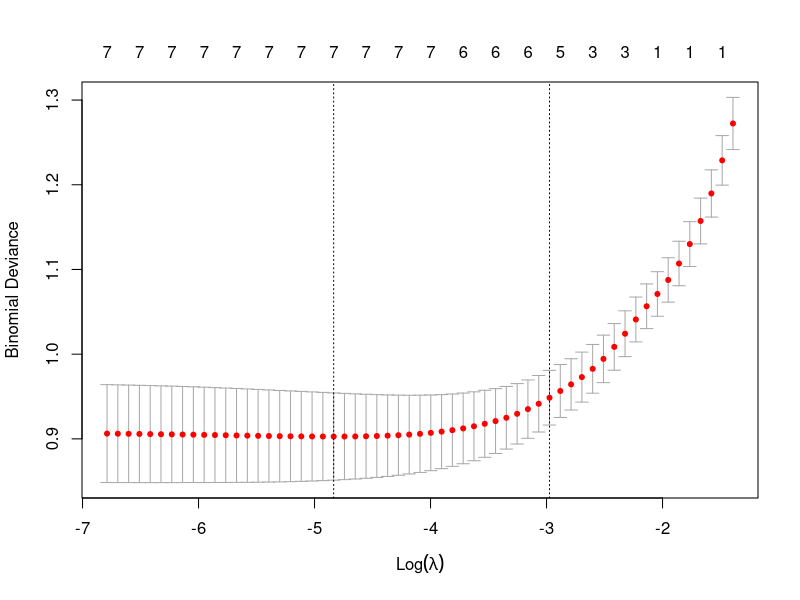

The R source for this figure:
# 这是一个详细的案例，采用稀疏逻辑回归做分类问题
# http://www.sthda.com/english/articles/36-classification-methods-essentials/149-penalized-logistic-regression-essentials-in-r-ridge-lasso-and-elastic-net/

library(tidyverse)
library(caret)
library(glmnet)
library(mlbench)

# ------------------------------------------------------------------------------
# Load the data and remove NAs
data("PimaIndiansDiabetes2", package = "mlbench")
PimaIndiansDiabetes2 <- na.omit(PimaIndiansDiabetes2)
# Inspect the data
sample_n(PimaIndiansDiabetes2, 3)

# Split the data into training and test set
set.seed(123)
training.samples <- PimaIndiansDiabetes2$diabetes %>% 
  createDataPartition(p = 0.8, list = FALSE)
train.data  <- PimaIndiansDiabetes2[training.samples, ]
test.data <- PimaIndiansDiabetes2[-training.samples, ]


# Dumy code categorical predictor variables
x <- model.matrix(diabetes~., train.data)[,-1]
# Convert the outcome (class) to a numerical variable
y <- ifelse(train.data$diabetes == "pos", 1, 0)
# ------------------------------------------------------------------------------

# ------------------------------------------------------------------------------
# Find the best lambda using cross-validation
set.seed(123) 
cv.lasso <- cv.glmnet(x, y, alpha = 1, family = "binomial")

# Fit the final model on the training data
model <- glmnet(x, y, alpha = 1, family = "binomial", lambda = cv.lasso$lambda.min)
# Display regression coefficients
coef(model)
# Make predictions on the test data
x.test <- model.matrix(diabetes ~., test.data)[,-1]
probabilities <- model %>% predict(newx = x.test)
predicted.classes <- ifelse(probabilities > 0.5, "pos", "neg")
# Model accuracy
observed.classes <- test.data$diabetes
mean(predicted.classes == observed.classes)
# ------------------------------------------------------------------------------

# ------------------------------------------------------------------------------
# 参数选择的可视化
# Find the optimal value of lambda that minimizes the cross-validation error
# library(glmnet)
# set.seed(123)
# cv.lasso <- cv.glmnet(x, y, alpha = 1, family = "binomial")
plot(cv.lasso)
cv.lasso$lambda.min

# 该参数一般会比cv.lasso$lambda.min大一些，得到模型更加简洁一些
cv.lasso$lambda.1se
coef(cv.lasso, cv.lasso$lambda.1se)
# ------------------------------------------------------------------------------

# ------------------------------------------------------------------------------
## Compute the final model using lambda.min:
# Final model with lambda.min
lasso.model <- glmnet(x, y, alpha = 1, family = "binomial", lambda = cv.lasso$lambda.min)

# Make prediction on test data
x.test <- model.matrix(diabetes ~., test.data)[,-1]
probabilities <- lasso.model %>% predict(newx = x.test)
predicted.classes <- ifelse(probabilities > 0.5, "pos", "neg")
# Model accuracy
observed.classes <- test.data$diabetes
mean(predicted.classes == observed.classes)
# ------------------------------------------------------------------------------

# ------------------------------------------------------------------------------
# Compute the final model using lambda.1se:
# Final model with lambda.1se
lasso.model <- glmnet(x, y, alpha = 1, family = "binomial", lambda = cv.lasso$lambda.1se)
# Make prediction on test data
x.test <- model.matrix(diabetes ~., test.data)[,-1]
probabilities <- lasso.model %>% predict(newx = x.test)
predicted.classes <- ifelse(probabilities > 0.5, "pos", "neg")
# Model accuracy rate
observed.classes <- test.data$diabetes
mean(predicted.classes == observed.classes)
# ------------------------------------------------------------------------------

# ------------------------------------------------------------------------------
# Compute the full logistic model
# In the next sections, we’ll compare the accuracy obtained with lasso regression 
# against the one obtained using the full logistic regression model (including all predictors).
# Fit the model
full.model <- glm(diabetes ~., data = train.data, family = binomial)
# Make predictions
probabilities <- full.model %>% predict(test.data, type = "response")
predicted.classes <- ifelse(probabilities > 0.5, "pos", "neg")
# Model accuracy
observed.classes <- test.data$diabetes
mean(predicted.classes == observed.classes)
# ------------------------------------------------------------------------------